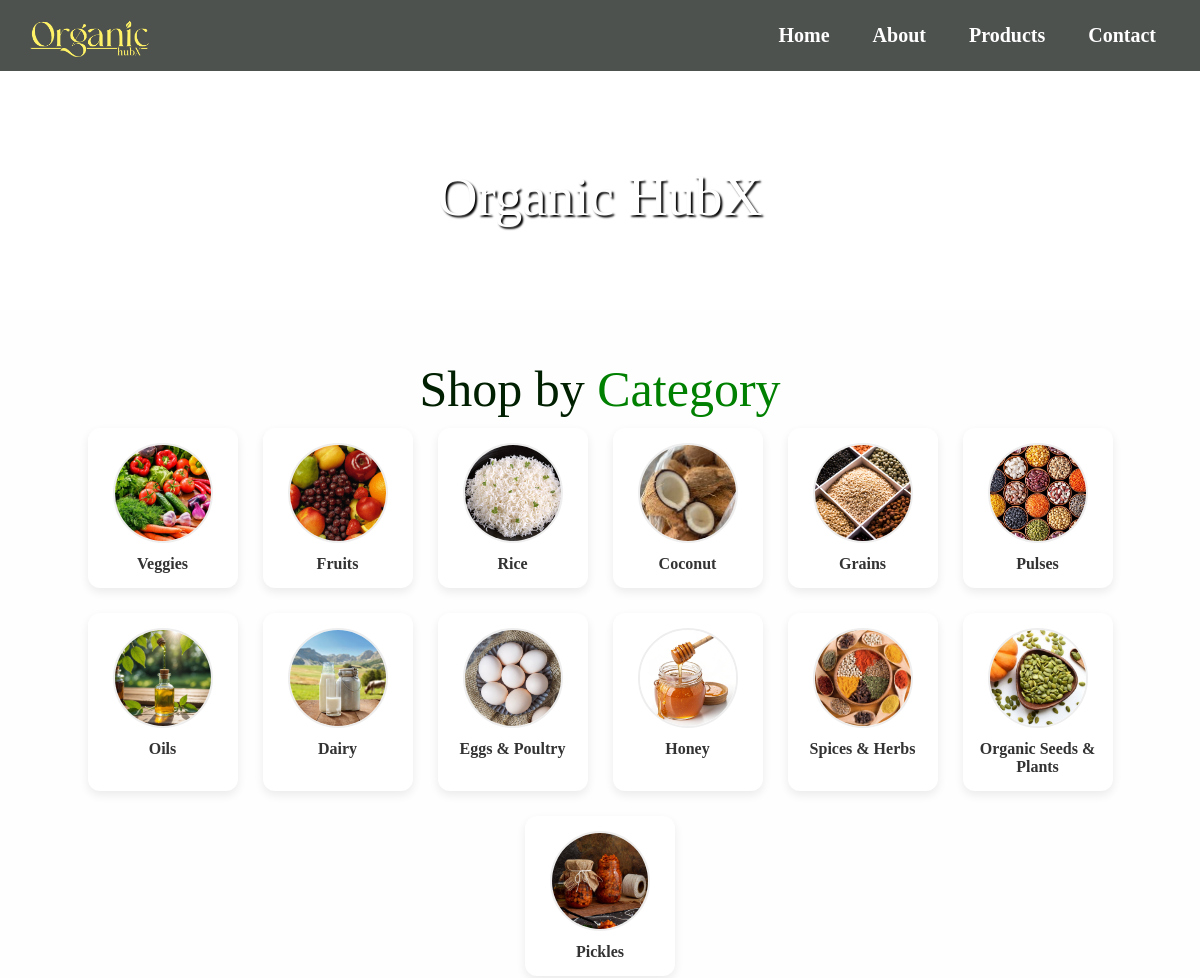
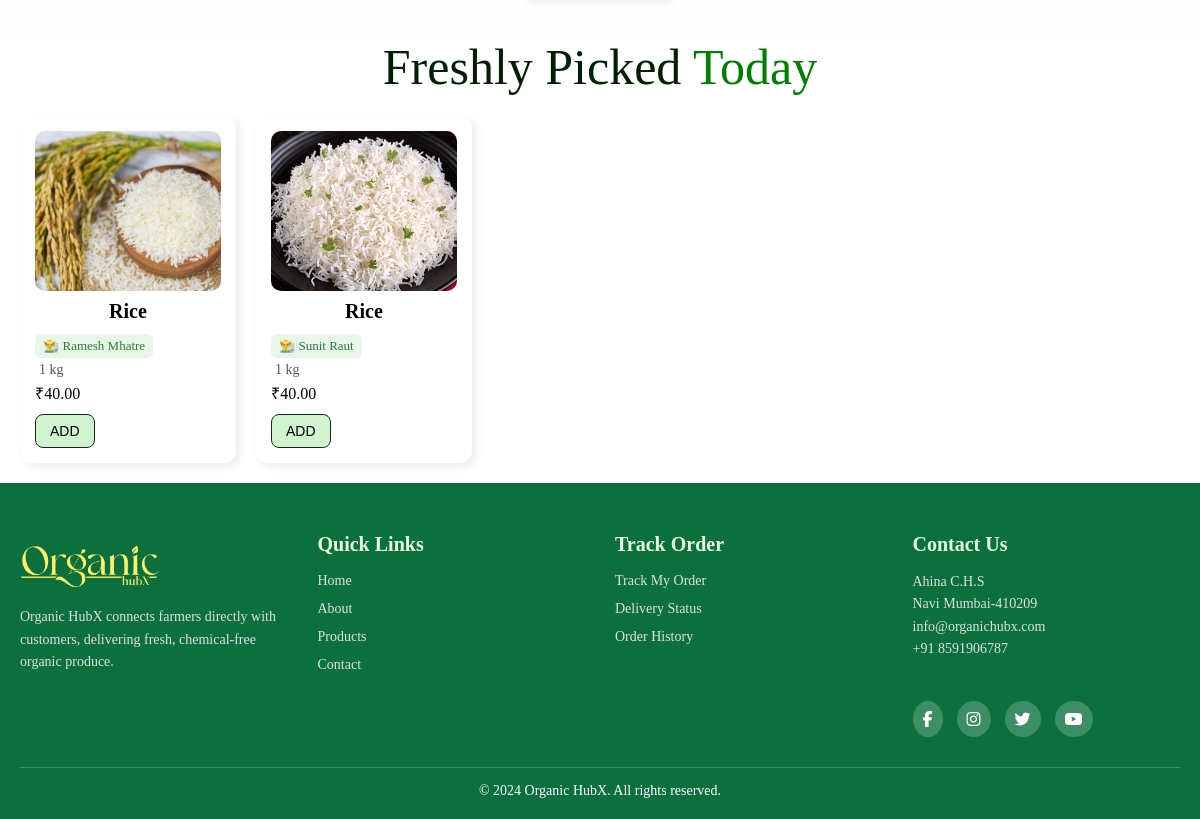
Screenshot of /products/?category=3 with the database file from the repository (2 pictures, top to bottom).
### website/models.py (models this page shows, shortened)
class Category(models.Model):
    name = models.CharField(max_length=100)
    image = models.ImageField(upload_to='categories/', blank=True)

class Product(models.Model):
    farmer = models.ForeignKey(User, on_delete=models.CASCADE)
    category = models.ForeignKey(Category, on_delete=models.CASCADE,null=True,blank=True)
    name = models.CharField(max_length=100)
    description = models.TextField()
    price = models.DecimalField(max_digits=10, decimal_places=2)
    quantity = models.PositiveIntegerField()
    UNIT_CHOICES = [
        ('kg', 'Kilogram'),
        ('g', 'Gram'),
        ('l', 'Liter'),
        ('ml', 'Milliliter'),
        ('pcs', 'Pieces'),
    ]
    unit = models.CharField(
        max_length=10,
        choices=UNIT_CHOICES,
        default='kg'
    )
    image = models.ImageField(upload_to='products/')
    created_at = models.DateTimeField(auto_now_add=True)

### website/views.py (the view)
# urls.py: path('products/', views.products, name='products'),
def products(request):
    categories = Category.objects.all()
    products = Product.objects.select_related("farmer", "category")
    category_id = request.GET.get("category")
    if category_id:
        products = products.filter(category_id=category_id)
    return render(request, "website/products.html", {
        "categories": categories,
        "products": products
    })

### website/templates/website/products.html (shortened to what this page needs)
{% load static %}
{% load cart_extras %}
<!DOCTYPE html>
<html lang="en">
<head>
    <link rel="stylesheet" href="{% static 'website/css/style.css' %}">
    <link rel="stylesheet" href="https://cdnjs.cloudflare.com/ajax/libs/font-awesome/6.5.0/css/all.min.css">
    <link rel="stylesheet" href="{% static 'website/css/product.css' %}">
</head>
<body>
<header>
    <div class="container">
        <div class="header-wrap">
            <div class="logo">
                <a href="{% url 'home' %}">
                    <img src="{% static 'website/images/Yellow_logo.png' %}" alt="Organic HubX" width="120">
                </a>
            </div>
            <nav class="menu">
                    <ul class="nav-links">
                        <li><a href="{% url 'home' %}">Home</a></li>
                        <li><a href="{% url 'about' %}">About</a></li>
                        <li><a href="{% url 'products' %}">Products</a></li>
                        <li><a href="{% url 'contact' %}">Contact</a></li>
                    </ul>
                </nav>
        </div>
    </div>
</header>
<section id="image_content">
        <div class="img2"><h1>Organic HubX</h1>
            <h4>Fresh. Clean. Organic.</h4><div>
</section>
    <div class="category-section">
    <h2 class="section-title">Shop by <span>Category</span></h2>
    <div class="category-container">
        {% for cat in categories %}
        <a href="?category={{ cat.id }}" class="category-item">
            <div class="category-image-wrapper">
                {% if cat.image %}
                    <img src="{{ cat.image.url }}" alt="{{ cat.name }}">
                {% else %}
                    <img src="{% static 'website/images/default_category.png' %}" alt="Category">
                {% endif %}
            </div>
            <p class="category-name">{{ cat.name }}</p>
        </a>
        {% endfor %}
    </div>
</div>
    <h2 class="product-title">Freshly Picked <span>Today</span></h2>
    <div class="product-grid">
        {% for product in products %}
        <div class="product-card">
            <img src="{{ product.image.url }}">
            <h4>{{ product.name }}</h4>
            <div class="farmer-badge">
                <p>👨‍🌾 {{ product.farmer.first_name }}</p>
            </div>
            <p class="unit">
                {{ product.quantity }} {{ product.unit }}
            </p>
            <p>₹{{ product.price }}</p>
            <form onsubmit="return false;">
                <button
                    type="button"
                    class="add-btn"
                    onclick="addToCart('{{ product.id }}')">
                    ADD
                </button>
            </form>
        </div>
        {% endfor %}
    </div>
<footer class="main-footer">
    <div class="footer-container">
        <div class="footer-box">
            <img src="{% static 'website/images/Yellow_logo.png' %}" class="footer-logo">
            <p>
                Organic HubX connects farmers directly with customers,
                delivering fresh, chemical-free organic produce.
            </p>
        </div>
        <div class="footer-box">
            <h4>Quick Links</h4>
            <ul>
                <li><a href="{% url 'home' %}">Home</a></li>
                <li><a href="{% url 'about' %}">About</a></li>
                <li><a href="{% url 'products' %}">Products</a></li>
                <li><a href="{% url 'contact' %}">Contact</a></li>
            </ul>
        </div>
        <div class="footer-box">
            <h4>Track Order</h4>
            <ul>
                <li><a href="{% url 'track_order' %}">Track My Order</a></li>
                <li><a href="#">Delivery Status</a></li>
                <li><a href="#">Order History</a></li>
            </ul>
        </div>
        <div class="footer-box">
            <h4>Contact Us</h4>
            <p>Ahina C.H.S </p>
            <p>Navi Mumbai-410209</p>
            <p>info@organichubx.com</p>
            <p>+91 8591906787</p>
            <div class="socials">
                <i class="fab fa-facebook-f"></i>
                <i class="fab fa-instagram"></i>
                <i class="fab fa-twitter"></i>
                <i class="fab fa-youtube"></i>
            </div>
        </div>
    </div>
    <div class="footer-bottom">
        <p>© 2024 Organic HubX. All rights reserved.</p>
    </div>
</footer>
</body>
</html>

### website/static/website/css/style.css (style rules this page uses)
* { margin: 0; padding: 0; box-sizing: border-box; }
section { width: 100%; box-sizing: border-box; }
.container { width: 100%; padding: 0 30px; background-color: rgba(10, 16, 12, 0.72); position: fixed; top: 0; left: 0; z-index: 100; }
.header-wrap { display: flex; align-items: center; justify-content: space-between; padding: 10px 0; }
.menu { display: flex; align-items: center; gap: 20px; }
.nav-links { display: flex; align-items: center; }
.nav-links li { list-style: none; margin-left: 15px; }
.menu ul li a { color: white; text-decoration: none; font-family: Henotica; font-weight: bold; font-size: 20px; padding: 6px 14px; border-radius: 20px; transition: transform 0.3s ease, text-decoration 0.3s ease; }
.main-footer { background: #0c703e; color: #fff; padding: 50px 20px 20px; }
.footer-container { max-width: 1200px; margin: auto; display: grid; grid-template-columns: repeat(auto-fit, minmax(220px, 1fr)); gap: 30px; }
.footer-box h4 { margin-bottom: 15px; font-size: 20px; font-family:Henotica; color: #e8ffd9; }
.footer-box p { font-size: 14px; line-height: 1.6; color: #e1e1e1; }
.footer-logo { width: 140px; margin-bottom: 15px; }
.footer-box ul { list-style: none; }
.footer-box ul li { margin-bottom: 10px; }
.footer-box ul li a { color: #e1e1e1; text-decoration: none; font-size: 14px; transition: 0.3s; }
.socials { margin-top: 40px; }
.socials i { background: rgba(255,255,255,0.2); padding: 10px; border-radius: 50%; margin-right: 10px; cursor: pointer; }
.footer-bottom { text-align: center; border-top: 1px solid rgba(255,255,255,0.2); margin-top: 30px; padding-top: 15px; font-size: 14px; }

### website/static/website/css/product.css (style rules this page uses)
.category-section { padding: 40px 20px; background-color: #fefefe; text-align: center; }
.section-title { font-family: Mogilte; text-align: center; font-weight:lighter; font-size: 50px; margin:10px; color:rgb(1, 32, 1); }
.section-title span { color:green; }
.category-container { display: flex; flex-wrap: wrap; justify-content: center; gap: 25px; }
.category-item { display: flex; flex-direction: column; align-items: center; width: 150px; text-decoration: none; color: #333; background-color: #fff; border-radius: 12px; padding: 15px; box-shadow: 0 4px 10px rgba(0,0,0,0.08); transition: transform 0.3s, box-shadow 0.3s; }
.category-image-wrapper { width: 100px; height: 100px; margin-bottom: 12px; }
.category-image-wrapper img { width: 100%; height: 100%; object-fit: cover; border-radius: 50%; border: 2px solid #eee; transition: border-color 0.3s; }
.category-name { font-size: 16px; font-weight: 600; text-align: center; font-family: Henotica; }
#image_content { height:310px; width: 100%; display: flex; justify-content: center; }
.img2 { margin-top: 90px; height:250px; width:1300px; animation: photos 10s infinite ease-in-out; border-radius: 20px; background-size: cover; background-position: center; background-repeat: no-repeat; }
.img2 h1 { font-size: 55px; text-shadow: 2px 2px 2px black; padding-top: 75px; color:white; font-family: Mogilte; font-weight:lighter; text-align: center; }
.img2 h4 { font-size: 30px; margin-top: 0; color: white; text-align: center; font-family: Begiano Serif; font-weight: lighter; }
.product-title { font-family: Mogilte; text-align: center; font-weight:lighter; font-size: 50px; color:rgb(1, 32, 1); }
.product-title span { color:green; }
.product-grid { display: grid; grid-template-columns: repeat(auto-fill, minmax(200px, 1fr)); gap: 20px; padding: 20px; }
.product-card { background: #fff; border-radius: 12px; padding: 15px; box-shadow: 4px 4px 10px rgba(0,0,0,0.08); transition: transform 0.2s ease; }
.product-card h4 { text-align: center; font-family: Henotica; font-size: 20px; padding: 5px; }
.product-card img { width: 100%; height: 160px; object-fit: cover; border-radius: 10px; }
.unit { color: #555; font-size: 14px; padding: 4px; }
.add-btn { background:rgba(193, 241, 193, 0.778) ; border: 1px solid rgb(19, 44, 19); color: black; padding: 8px 14px; border-radius: 8px; font-size: 14px; cursor: pointer; margin-top: 10px; }
.farmer-badge { font-size: 13px; color: #2e7d32; background: #e8f5e9; display: inline-block; padding: 4px 8px; align-items: center; border-radius: 6px; margin-top: 6px; }

### rows the page displays
Category: image (picture), name "Veggies"
Category: image (picture), name "Fruits"
Category: image (picture), name "Rice"
Category: image (picture), name "Coconut"
Category: image (picture), name "Grains"
Category: image (picture), name "Pulses"
Category: image (picture), name "Oils"
Category: image (picture), name "Dairy"
Category: image (picture), name "Eggs & Poultry"
Category: image (picture), name "Honey"
Category: image (picture), name "Spices & Herbs"
Category: image (picture), name "Organic Seeds & Plants"
Category: image (picture), name "Pickles"
Product: image (picture), name "Rice", farmer.first_name "Ramesh Mhatre", quantity "1", unit "kg", price "40.00"
Product: image (picture), name "Rice", farmer.first_name "Sunit Raut", quantity "1", unit "kg", price "40.00"
